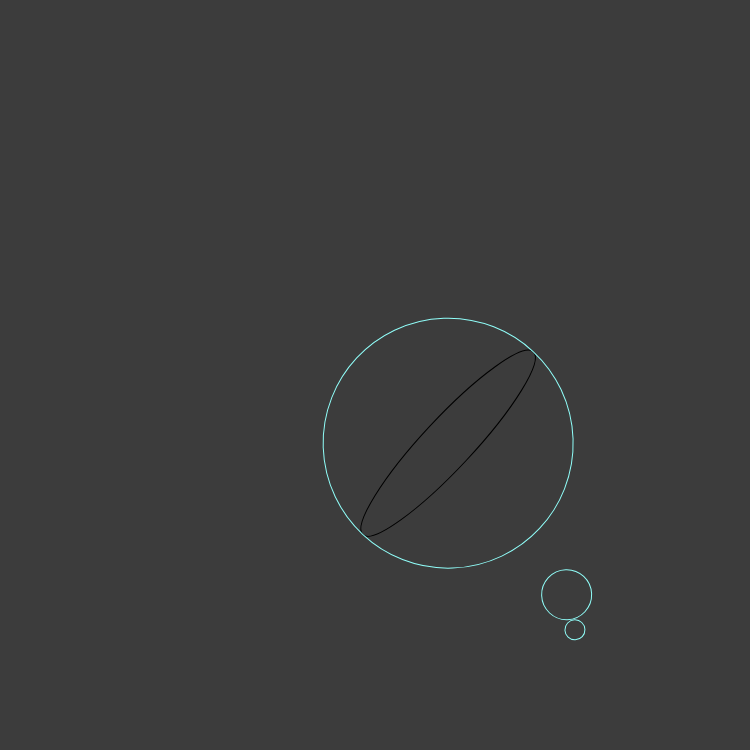
Frame 1 (no input)
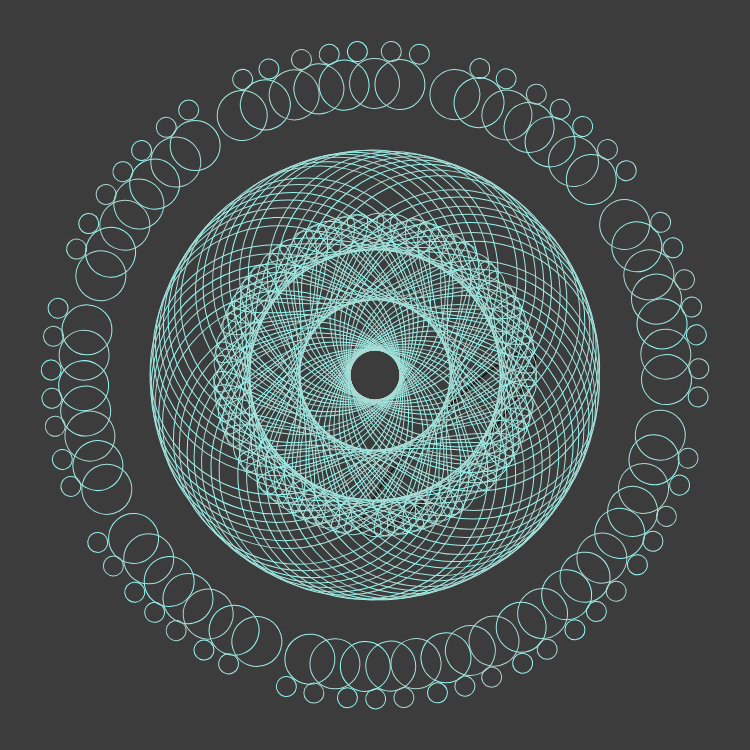
Frame 60 (no input)
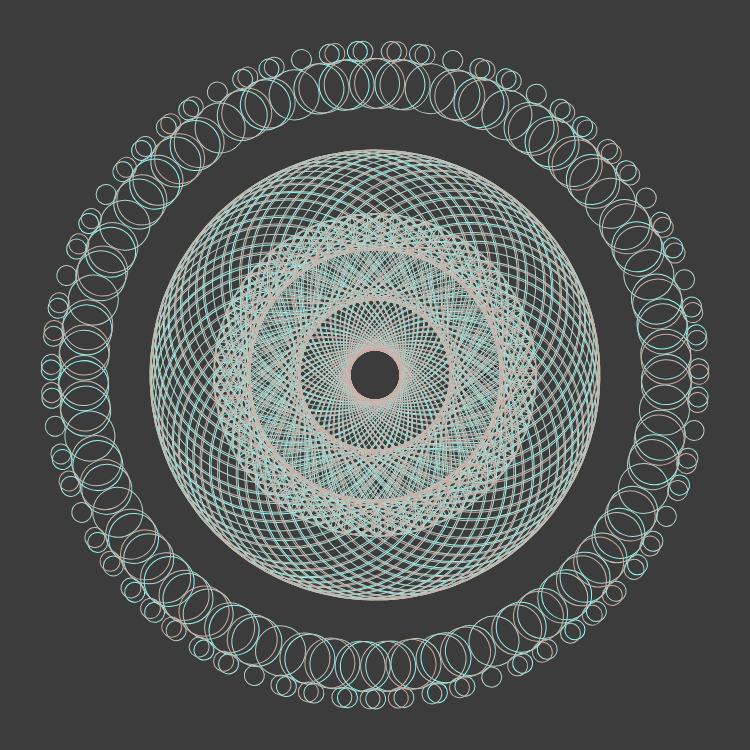
Frame 120 (the mouse pressed at the canvas centre since frame 60)

The p5.js sketch that drew these frames (run headless with seeded random() and noise() and a simulated clock; from frame 60 on, the mouse is pressed at the canvas centre):

// p5.js sketch
// ── sketch.js
function setup() {
 createCanvas(750, 750);
  angleMode(DEGREES);
  background (60);
  noFill();
  frameRate(120);

}

function  draw() {
  translate(width/2,height/2);
  rotate(frameCount*43);
  ellipse(100,0,50,250);
 stroke(
    lerpColor(
      color("#8FFFFA"),
      color("#FF6D60"),

      frameCount / 200
    ));

  ellipse(100,0,250);
  if(frameCount == 200)noLoop();

    ellipse(290,30,50);
  if(frameCount == 20);
  ellipse(320,50,20);

}
    
